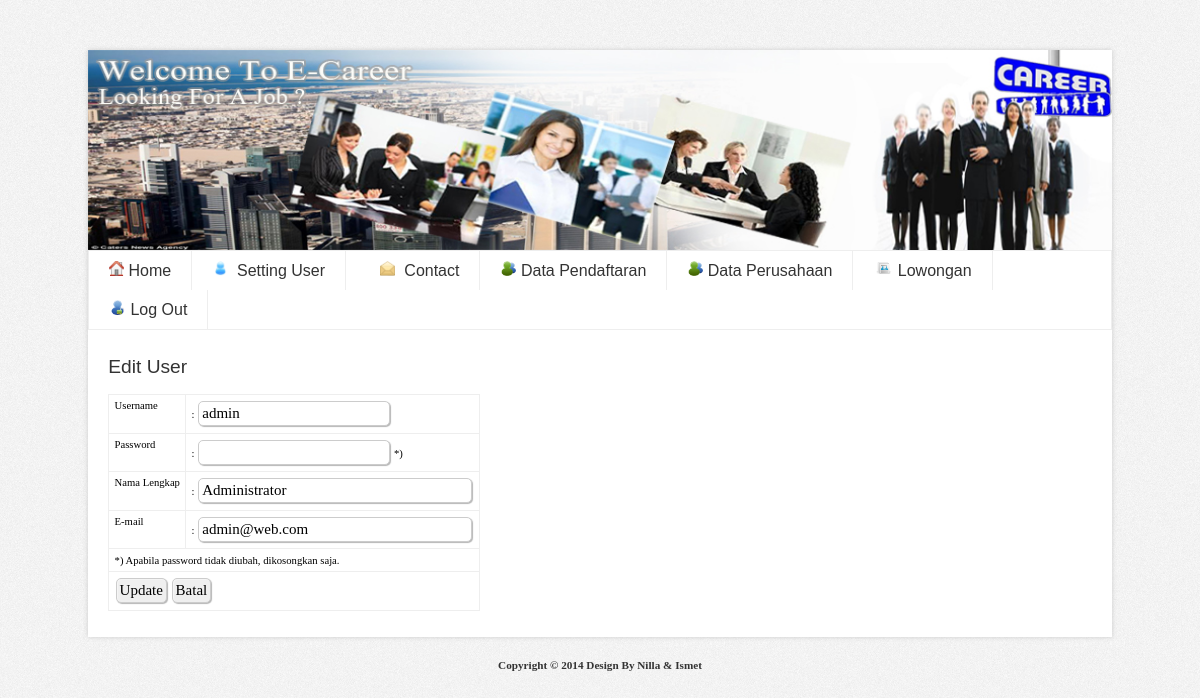
/admin/media.php?module=user&act=edituser&id=1 (signed in), run on the app's committed database.
### tables this page shows
CREATE TABLE IF NOT EXISTS `user` (
  `id_user` int(10) NOT NULL AUTO_INCREMENT,
  `username` varchar(100) NOT NULL,
  `password` varchar(100) NOT NULL,
  `nama_lengkap` varchar(100) NOT NULL,
  `email` varchar(100) NOT NULL,
  `level` varchar(50) NOT NULL DEFAULT 'user',
  PRIMARY KEY (`id_user`)
);

### admin/modul/mod_user.php (the view, shortened to what this page needs)
<?php
switch($_GET[act]){
  case "edituser":
    $edit=mysql_query("SELECT * FROM user WHERE id_user='$_GET[id]'");
    $r=mysql_fetch_array($edit);
    echo "<h2>Edit User</h2>
          <form method=POST action=./aksi.php?module=user&act=update>
          <input type=hidden name=id value='$r[id_user]'>
          <table>
          <tr><td>Username</td>     <td> : <input type=text name='username' value='$r[username]'></td></tr>
          <tr><td>Password</td>     <td> : <input type=text name='password'> *) </td></tr>
          <tr><td>Nama Lengkap</td> <td> : <input type=text name='nama_lengkap' size=30  value='$r[nama_lengkap]'></td></tr>
          <tr><td>E-mail</td>       <td> : <input type=text name='email' size=30 value='$r[email]'></td></tr>
          <tr><td colspan=2>*) Apabila password tidak diubah, dikosongkan saja.</td></tr>
          <tr><td colspan=2><input type=submit value=Update>
                            <input type=button value=Batal onclick=self.history.back()></td></tr>
          </table></form>";
    break;
}
?>

### config/adminstyle.css (style rules this page uses)
body { font-family: Tahoma; text-align: center; background-image: url(../images/main.gif); }
h2 { font: normal 120% arial; color: #333; background-color: transparent; }
table { font-family: Tahoma; font-size: 8pt; border-width: 1px; border-style: solid; border-color: #999999; border-collapse: collapse; margin: 10px 0px; }
td { padding: 0.5em; vertical-align: top; border-width: 1px; border-style: solid; border-color: #eee; border-collapse: collapse; }
input,textarea,select { font-family: Tahoma; font-size: 8pt; }
input,select,file { padding:3px; border:1px solid #ccc; display: inline-block; position: relative; margin: 1px; text-align: left; text-decoration: none; font-size:15px; -webkit-border-radius: 5px; -moz-border-radius: 5px; border-radius: 5px; -webkit-box-shadow: 1px 1px 1px rgba(0,0,0,.29), inset 1px 1px 1px rgba(255,255,255,.44); -moz-box-shadow: 1px 1px 1px rgba(0,0,0,.29), inset 1px 1px 1px rgba(255,255,255,.44); box-shadow: 1px 1px 1px rgba(0,0,0,.29), inset 1px 1px 1px rgba(255,255,255,.44); -webkit-transition: all 0.15s ease; -moz-transition: all 0.15s ease; -o-transition: all 0.15s ease; -ms-transition: all 0.15s ease; transition: all 0.15s ease; background-image: -moz-linear-gradient(0% 20px 90deg,#eee,white); }

### data on the page
user: username "admin", nama_lengkap "Administrator", email "admin@web.com"
